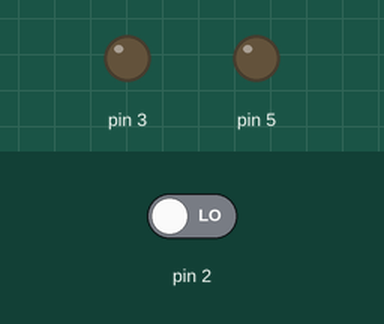
Recording of a sketch running on a simulated Arduino Uno, built with avr-gcc and run on an emulated ATmega328P. Shown: output pins drawn as LEDs (lit = HIGH). The inputs (shaded band) are chosen by the test bench; at power-on: pin 2 LOW. What the sketch prints to the serial monitor is not drawn.

Above: at 1.2 s.
1.3 s: pin 2 driven HIGH
3.2 s: pin 2 driven LOW
At 3.6 s:
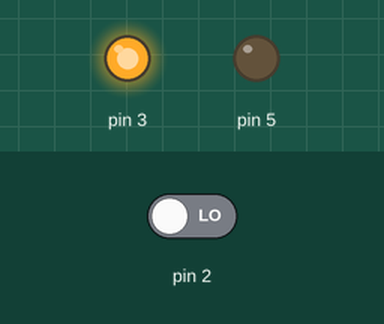
Timing chart, 0 to 6.2 s (numbered marks = the images above; inputs shaded):
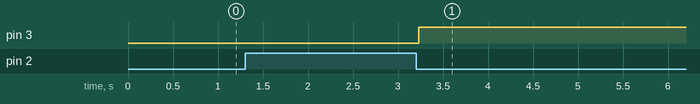

Measured:
- after the input at 1.3 s, every drawn part: stays the same
- after the input at 3.2 s, pin 3: LOW → HIGH at once

The sketch:

ch4_4_2_fan_ONOFF.ino
```cpp
boolean SW = false;
unsigned long past = 0;
unsigned long waitTime = 0;

void setup() {
  Serial.begin(9600);
  pinMode(2, INPUT);
  pinMode(3, OUTPUT);
  pinMode(5, OUTPUT);
}

void loop() {
  changeSW();
  if (SW) {
    digitalWrite(3, HIGH);
  } else {
    digitalWrite(3, LOW);
  }
}

void changeSW() {
  if (digitalRead(2) == HIGH) {
    SW = !SW;
    while (digitalRead(2) == HIGH) {
      Serial.println("버튼이 떨어지길 기다리는중");
    }
  }
}
```
